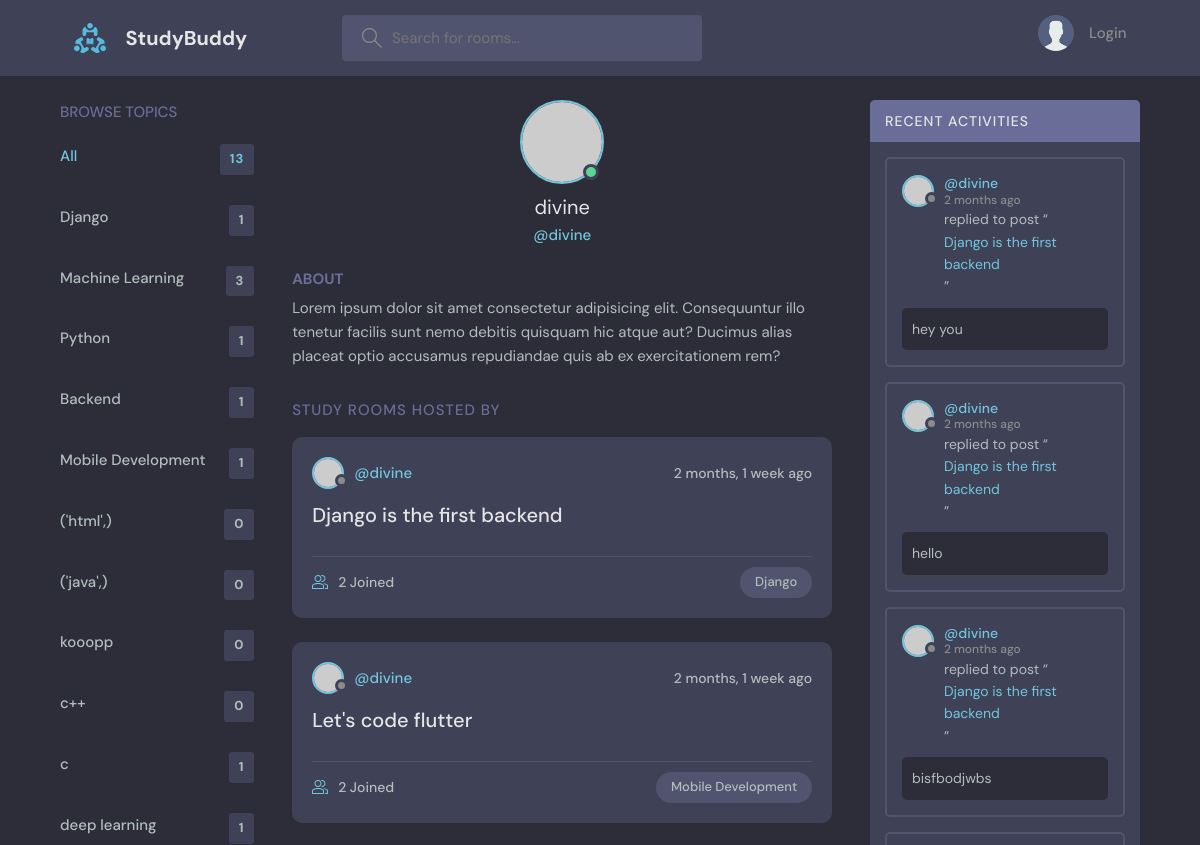
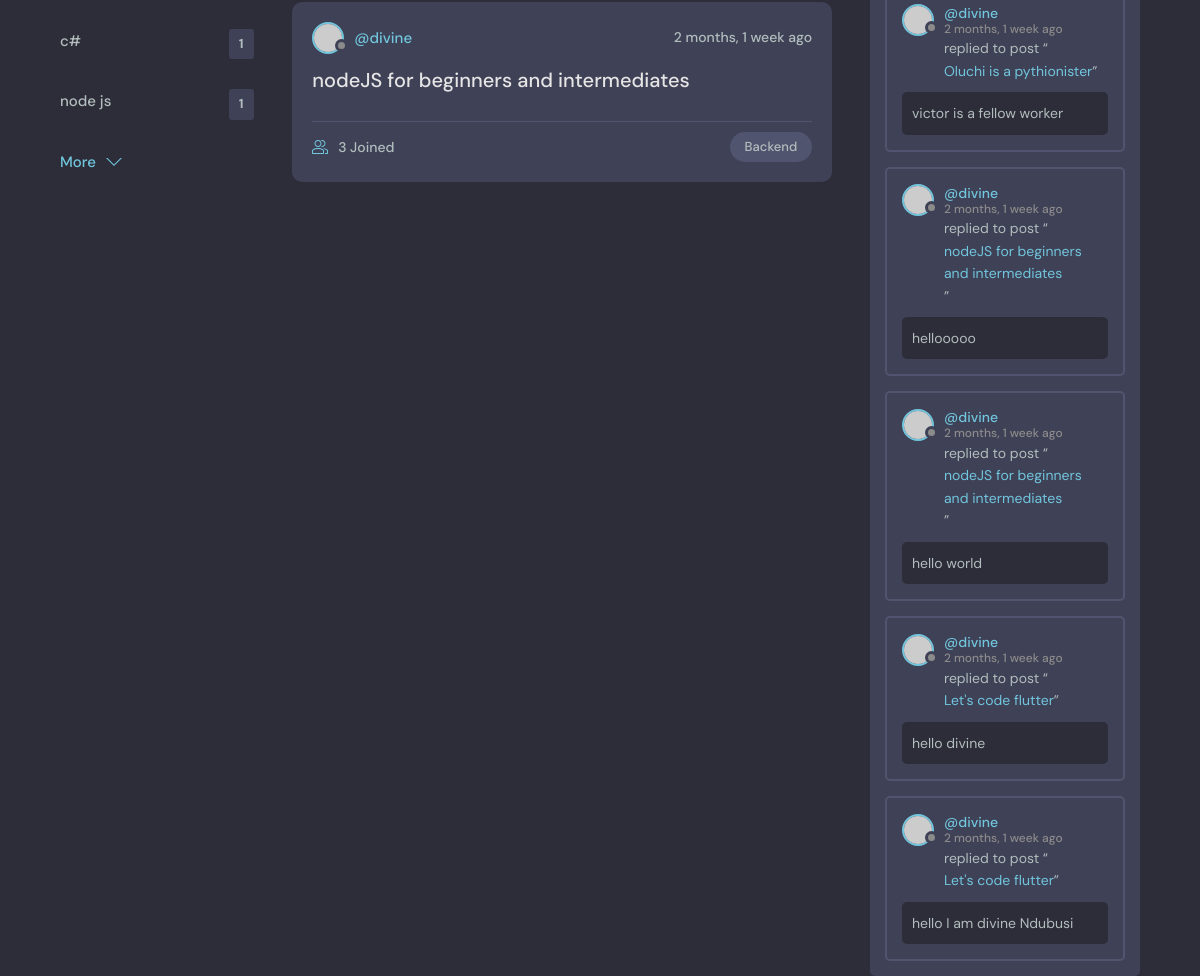
Screenshot of /user-profile/1/ with the database file from the repository (2 pictures, top to bottom).
### base/models.py (models this page shows, shortened)
class Topic(models.Model):
    name = models.CharField(max_length=200)

class Room(models.Model):
    host = models.ForeignKey(User, on_delete=models.SET_NULL, null=True)
    topic =models.ForeignKey(Topic, on_delete=models.SET_NULL, null=True)
    name = models.CharField(max_length=150)
    members = models.ManyToManyField(User, related_name='members', blank=True)
    description = models.TextField(null=True, blank=True)
    update = models.DateTimeField(auto_now=True)
    created = models.DateTimeField(auto_now_add=True)
    class Meta:
        ordering = ['-update','-created']
    def __str__(self):
        return self.name

class Message(models.Model):
    user = models.ForeignKey(User, on_delete=models.CASCADE)
    room = models.ForeignKey(Room, on_delete=models.CASCADE)
    body = models.TextField()
    update = models.DateTimeField(auto_now=True)
    created = models.DateTimeField(auto_now_add=True)
    class Meta:
        ordering = ['-update','-created']
    def __str__(self):
        return self.body[0:50]

### base/views.py (the view)
# urls.py: path('user-profile/<str:pk>/', views.userProfile, name='user-profile'),
def userProfile(request, pk):
    user = User.objects.get(id=pk)
    rooms = user.room_set.all()
    conversations = user.message_set.all()
    topics = Topic.objects.all()
    context = {'user':user, 'topics':topics,'rooms':rooms, 'conversations':conversations}
    return render(request, 'base/profile.html', context)

### base/templates/base/profile.html (shortened to what this page needs)
{% extends 'main.html' %}
{% block content %}
  <main class="profile-page layout layout--3">
    <div class="container">
      {% include 'base/topics_component.html' %}
      <div class="roomList">
        <div class="profile">
          <div class="profile__avatar">
            <div class="avatar avatar--large active">
              <img src="https://randomuser.me/api/portraits/men/11.jpg" />
            </div>
          </div>
          <div class="profile__info">
            <h3>{{user.username}}</h3>
            <p>@{{user.username}}</p>
          </div>
          <div class="profile__about">
            <h3>About</h3>
            <p>
              Lorem ipsum dolor sit amet consectetur adipisicing elit. Consequuntur illo tenetur
              facilis sunt nemo debitis quisquam hic atque aut? Ducimus alias placeat optio
              accusamus repudiandae quis ab ex exercitationem rem?
            </p>
          </div>
        </div>
        <div class="roomList__header">
          <div>
            <h2>Study Rooms Hosted by {{host.username}}</a>
            </h2>
          </div>
        </div>
        {% include 'base/feed_component.html' %}
      </div>
      <div class="activities">
          <div class="activities__header">
            <h2>Recent Activities</h2>
          </div>
          {% include 'base/activity_components.html' %}
        </div>
    </div>
  </main>
  {% endblock content %}

### base/templates/base/topics_component.html
<div class="topics">
          <div class="topics__header">
            <h2>Browse Topics</h2>
          </div>
          <ul class="topics__list">
            <li>
              <a href="{% url 'home' %}" class="active">All <span>{{topics.count}}</span></a>
            </li>
            {% for topic in topics %}
            <li>
              <a href="{% url 'home' %}?q={{topic.name}}">{{topic.name}} <span>{{topic.room_set.all.count}}</span></a>
            </li>
            {% endfor %}
          </ul>
          <a class="btn btn--link" href="topics.html">
            More
            <svg version="1.1" xmlns="http://www.w3.org/2000/svg" width="32" height="32" viewBox="0 0 32 32">
              <title>chevron-down</title>
              <path d="M16 21l-13-13h-3l16 16 16-16h-3l-13 13z"></path>
            </svg>
          </a>
        </div>

### base/templates/base/feed_component.html (shortened to what this page needs)
            {% for room in rooms %}
          <div class="roomListRoom">
            <div class="roomListRoom__header">
              <a href="{% url 'user-profile' room.host.id %}" class="roomListRoom__author">
                <div class="avatar avatar--small">
                  <img src="https://randomuser.me/api/portraits/women/11.jpg" />
                </div>
                <span>@{{room.host.username}}</span>
              </a>
              <div class="roomListRoom__actions">
                <span>{{room.created|timesince}} ago</span>
              </div>
            </div>
            <div class="roomListRoom__content">
              <a href="{% url 'room' room.id %}">{{room.name}}</a>
            </div>
            <div class="roomListRoom__meta">
              <a href="{% url 'room' room.id %}" class="roomListRoom__joined">
                {{room.members.count}} Joined
              </a>
              <p class="roomListRoom__topic">{{room.topic.name}}</p>
            </div>
          </div>
    {% endfor %}

### base/templates/base/activity_components.html (shortened to what this page needs)
{% for conversation in conversations %}
    <div class="activities__box">
            <div class="activities__boxHeader roomListRoom__header">
              <a href="{% url 'user-profile' conversation.user.id %}" class="roomListRoom__author">
                <div class="avatar avatar--small">
                  <img src="https://randomuser.me/api/portraits/women/11.jpg" />
                </div>
                <p>
                  @{{conversation.user}}
                  <span>{{conversation.created|timesince}} ago</span>
                </p>
              </a>
            </div>
            <div class="activities__boxContent">
              <p>replied to post “<a href="{% url 'room' conversation.room.id %}">{{conversation.room}}</a>”</p>
              <div class="activities__boxRoomContent">
               {{conversation}}
              </div>
            </div>
          </div>
{% endfor %}

### rows the page displays
Topic: name "Django", room_set.all.count "1"
Topic: name "Machine Learning", room_set.all.count "3"
Topic: name "Python", room_set.all.count "1"
Topic: name "Backend", room_set.all.count "1"
Topic: name "Mobile Development", room_set.all.count "1"
Topic: name "('html',)", room_set.all.count "0"
Topic: name "('java',)", room_set.all.count "0"
Topic: name "kooopp", room_set.all.count "0"
Topic: name "c++", room_set.all.count "0"
Topic: name "c", room_set.all.count "1"
Topic: name "deep learning", room_set.all.count "1"
Topic: name "c#", room_set.all.count "1"
Topic: name "node js", room_set.all.count "1"
Room: host.username "divine", created "2 months, 1 week", name "Django is the first backend", members.count "2", topic.name "Django"
Room: host.username "divine", created "2 months, 1 week", name "Let's code flutter", members.count "2", topic.name "Mobile Development"
Room: host.username "divine", created "2 months, 1 week", name "nodeJS for beginners and intermediates", members.count "3", topic.name "Backend"
Message: user "divine", created "2 months", room "Django is the first backend", body "hey you"
Message: user "divine", created "2 months", room "Django is the first backend", body "hello"
Message: user "divine", created "2 months", room "Django is the first backend", body "bisfbodjwbs"
Message: user "divine", created "2 months, 1 week", room "Oluchi is a pythionister", body "victor is a fellow worker"
Message: user "divine", created "2 months, 1 week", room "nodeJS for beginners and intermediates", body "hellooooo"
Message: user "divine", created "2 months, 1 week", room "nodeJS for beginners and intermediates", body "hello world"
Message: user "divine", created "2 months, 1 week", room "Let's code flutter", body "hello divine"
Message: user "divine", created "2 months, 1 week", room "Let's code flutter", body "hello I am divine Ndubusi"

### other values shown
{{ topics.count }} "13"
{{ user.username }} "divine"
